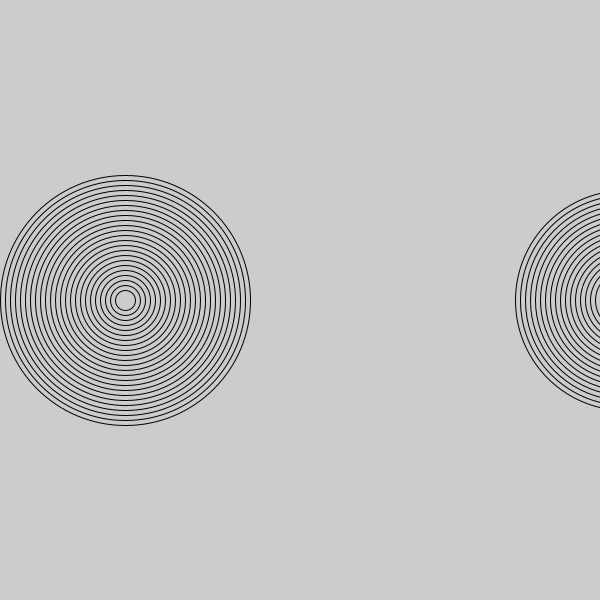
Frame 1 (no input)
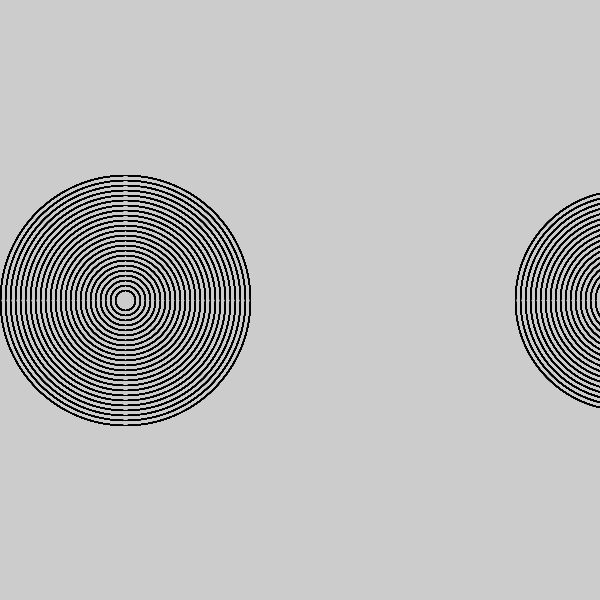
Frame 60 (the mouse pressed at the canvas centre just before this capture)
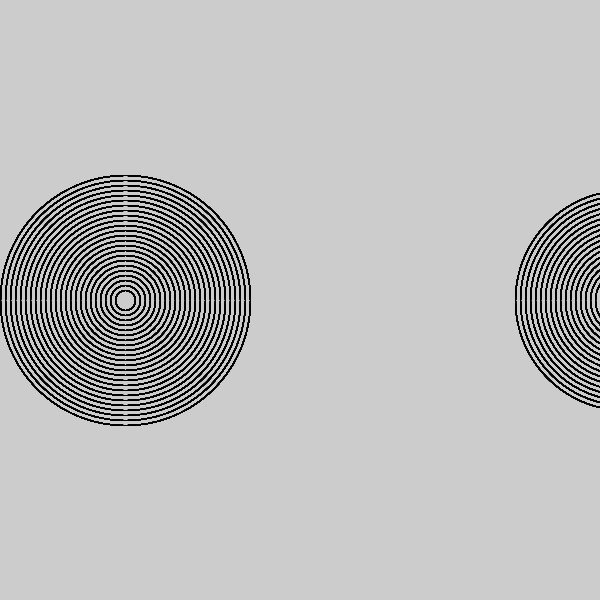
Frame 120 (the mouse held since frame 60 and released just before this capture)

The Processing sketch that drew these frames (run headless with seeded random() and noise(); from frame 60 on, the mouse is pressed at the canvas centre):

// Processing sketch: amazing_rings
// ── amazing_rings.pde

void setup() {
  size(600,600);
}

void draw() {
  
  // Go to the recipe to run the demonstration before starting this program
  
  /*
  Use the code from your Bullseye program to draw the rings shown in this recipe.
  You can use the noFill() command to make your ellipses transparent.
  Make the rings move past each other.
  When the rings hit the side of the sketch, make them reverse their direction.
  */
    int y=125;
    int x=250;
  for (int i = 0; i<24; i++){

  if(i%2==0){
    noFill();
  ellipse(y, 300, x, x);}
  
  else{
    noFill();
    ellipse(y, 300, x, x);}
    x=x-10;
    
  }
  y=y+10;
  
  int z=625;
for (int i = 0; i<24; i++){

  if(i%2==0){
    noFill();
  ellipse(z, 300, x, x);}
  
  else{
    noFill();
    ellipse(z, 300, x, x);}
    x=x-10;
    
  }
  z=z+10;
}
